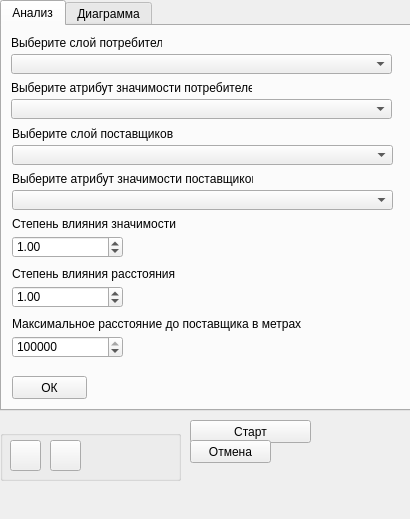
<?xml version="1.0" encoding="UTF-8"?>
<ui version="4.0">
 <class>GravityModelWidget</class>
 <widget class="QDockWidget" name="GravityModelWidget">
  <property name="enabled">
   <bool>true</bool>
  </property>
  <property name="geometry">
   <rect>
    <x>0</x>
    <y>0</y>
    <width>410</width>
    <height>519</height>
   </rect>
  </property>
  <property name="minimumSize">
   <size>
    <width>220</width>
    <height>130</height>
   </size>
  </property>
  <property name="maximumSize">
   <size>
    <width>410</width>
    <height>524287</height>
   </size>
  </property>
  <property name="styleSheet">
   <string notr="true"/>
  </property>
  <property name="windowTitle">
   <string>Гравитационная модель</string>
  </property>
  <widget class="QWidget" name="dockWidgetContents">
   <property name="enabled">
    <bool>true</bool>
   </property>
   <property name="maximumSize">
    <size>
     <width>1000</width>
     <height>16777215</height>
    </size>
   </property>
   <property name="mouseTracking">
    <bool>false</bool>
   </property>
   <widget class="QGroupBox" name="groupBox">
    <property name="geometry">
     <rect>
      <x>0</x>
      <y>430</y>
      <width>181</width>
      <height>51</height>
     </rect>
    </property>
    <property name="sizeIncrement">
     <size>
      <width>0</width>
      <height>0</height>
     </size>
    </property>
    <property name="mouseTracking">
     <bool>false</bool>
    </property>
    <property name="tabletTracking">
     <bool>false</bool>
    </property>
    <property name="autoFillBackground">
     <bool>true</bool>
    </property>
    <property name="title">
     <string/>
    </property>
    <property name="flat">
     <bool>false</bool>
    </property>
    <property name="checkable">
     <bool>false</bool>
    </property>
    <widget class="QPushButton" name="configure_button">
     <property name="geometry">
      <rect>
       <x>10</x>
       <y>10</y>
       <width>31</width>
       <height>31</height>
      </rect>
     </property>
     <property name="text">
      <string/>
     </property>
    </widget>
    <widget class="QPushButton" name="diagram_tool_button">
     <property name="geometry">
      <rect>
       <x>50</x>
       <y>10</y>
       <width>31</width>
       <height>31</height>
      </rect>
     </property>
     <property name="text">
      <string/>
     </property>
    </widget>
   </widget>
   <widget class="QPushButton" name="start_button">
    <property name="geometry">
     <rect>
      <x>190</x>
      <y>420</y>
      <width>121</width>
      <height>23</height>
     </rect>
    </property>
    <property name="text">
     <string>Старт</string>
    </property>
   </widget>
   <widget class="QPushButton" name="cancel_button">
    <property name="geometry">
     <rect>
      <x>190</x>
      <y>440</y>
      <width>81</width>
      <height>23</height>
     </rect>
    </property>
    <property name="text">
     <string>Отмена</string>
    </property>
   </widget>
   <widget class="QTabWidget" name="tabWidget">
    <property name="geometry">
     <rect>
      <x>0</x>
      <y>0</y>
      <width>411</width>
      <height>411</height>
     </rect>
    </property>
    <property name="tabPosition">
     <enum>QTabWidget::North</enum>
    </property>
    <property name="tabShape">
     <enum>QTabWidget::Rounded</enum>
    </property>
    <property name="currentIndex">
     <number>0</number>
    </property>
    <property name="documentMode">
     <bool>false</bool>
    </property>
    <property name="movable">
     <bool>true</bool>
    </property>
    <widget class="QWidget" name="tab_3">
     <attribute name="title">
      <string>Анализ</string>
     </attribute>
     <widget class="QLabel" name="label_significance_attr_3">
      <property name="geometry">
       <rect>
        <x>10</x>
        <y>145</y>
        <width>241</width>
        <height>16</height>
       </rect>
      </property>
      <property name="text">
       <string>&lt;html&gt;&lt;head/&gt;&lt;body&gt;&lt;p&gt;Выберите атрибут значимости  поставщиков&lt;/p&gt;&lt;/body&gt;&lt;/html&gt;</string>
      </property>
     </widget>
     <widget class="QLabel" name="label_distance_power_2">
      <property name="geometry">
       <rect>
        <x>10</x>
        <y>240</y>
        <width>274</width>
        <height>16</height>
       </rect>
      </property>
      <property name="text">
       <string>Степень влияния расстояния</string>
      </property>
     </widget>
     <widget class="QComboBox" name="comboBox_significance_attr_3">
      <property name="enabled">
       <bool>true</bool>
      </property>
      <property name="geometry">
       <rect>
        <x>9</x>
        <y>73</y>
        <width>381</width>
        <height>20</height>
       </rect>
      </property>
      <property name="contextMenuPolicy">
       <enum>Qt::NoContextMenu</enum>
      </property>
     </widget>
     <widget class="QPushButton" name="ok_button_2">
      <property name="geometry">
       <rect>
        <x>10</x>
        <y>350</y>
        <width>75</width>
        <height>23</height>
       </rect>
      </property>
      <property name="text">
       <string>ОК</string>
      </property>
     </widget>
     <widget class="QLabel" name="label_features_layer_3">
      <property name="geometry">
       <rect>
        <x>9</x>
        <y>9</y>
        <width>151</width>
        <height>16</height>
       </rect>
      </property>
      <property name="text">
       <string>Выберите слой потребителей</string>
      </property>
     </widget>
     <widget class="QComboBox" name="comboBox_significance_attr_4">
      <property name="enabled">
       <bool>true</bool>
      </property>
      <property name="geometry">
       <rect>
        <x>10</x>
        <y>164</y>
        <width>381</width>
        <height>20</height>
       </rect>
      </property>
      <property name="contextMenuPolicy">
       <enum>Qt::NoContextMenu</enum>
      </property>
     </widget>
     <widget class="QLabel" name="label_features_layer_4">
      <property name="geometry">
       <rect>
        <x>10</x>
        <y>100</y>
        <width>161</width>
        <height>16</height>
       </rect>
      </property>
      <property name="text">
       <string>Выберите слой поставщиков</string>
      </property>
     </widget>
     <widget class="QLabel" name="label_significance_power_2">
      <property name="geometry">
       <rect>
        <x>10</x>
        <y>190</y>
        <width>181</width>
        <height>16</height>
       </rect>
      </property>
      <property name="text">
       <string>Степень влияния значимости</string>
      </property>
     </widget>
     <widget class="QComboBox" name="comboBox_feature_layer_3">
      <property name="geometry">
       <rect>
        <x>9</x>
        <y>28</y>
        <width>381</width>
        <height>20</height>
       </rect>
      </property>
     </widget>
     <widget class="QLabel" name="label_significance_attr_4">
      <property name="geometry">
       <rect>
        <x>9</x>
        <y>54</y>
        <width>241</width>
        <height>16</height>
       </rect>
      </property>
      <property name="text">
       <string>&lt;html&gt;&lt;head/&gt;&lt;body&gt;&lt;p&gt;Выберите атрибут значимости потребителей&lt;/p&gt;&lt;/body&gt;&lt;/html&gt;</string>
      </property>
     </widget>
     <widget class="QComboBox" name="comboBox_feature_layer_4">
      <property name="geometry">
       <rect>
        <x>10</x>
        <y>119</y>
        <width>381</width>
        <height>20</height>
       </rect>
      </property>
     </widget>
     <widget class="QLabel" name="label_max_distance_2">
      <property name="geometry">
       <rect>
        <x>10</x>
        <y>290</y>
        <width>381</width>
        <height>16</height>
       </rect>
      </property>
      <property name="text">
       <string>Максимальное расстояние до поставщика в метрах</string>
      </property>
     </widget>
     <widget class="QSpinBox" name="spinBox_2">
      <property name="geometry">
       <rect>
        <x>10</x>
        <y>310</y>
        <width>111</width>
        <height>22</height>
       </rect>
      </property>
      <property name="maximum">
       <number>9999999</number>
      </property>
      <property name="value">
       <number>9999999</number>
      </property>
     </widget>
     <widget class="QDoubleSpinBox" name="doubleSpinBox_3">
      <property name="geometry">
       <rect>
        <x>10</x>
        <y>210</y>
        <width>111</width>
        <height>22</height>
       </rect>
      </property>
      <property name="value">
       <double>1.000000000000000</double>
      </property>
     </widget>
     <widget class="QDoubleSpinBox" name="doubleSpinBox_4">
      <property name="geometry">
       <rect>
        <x>10</x>
        <y>260</y>
        <width>111</width>
        <height>22</height>
       </rect>
      </property>
      <property name="value">
       <double>1.000000000000000</double>
      </property>
     </widget>
    </widget>
    <widget class="QWidget" name="tab_4">
     <attribute name="title">
      <string>Диаграмма</string>
     </attribute>
     <widget class="QWidget" name="verticalLayoutWidget_2">
      <property name="geometry">
       <rect>
        <x>0</x>
        <y>0</y>
        <width>401</width>
        <height>331</height>
       </rect>
      </property>
      <layout class="QVBoxLayout" name="layout_2"/>
     </widget>
     <widget class="QComboBox" name="comboBox_2">
      <property name="geometry">
       <rect>
        <x>70</x>
        <y>330</y>
        <width>111</width>
        <height>20</height>
       </rect>
      </property>
     </widget>
     <widget class="QLabel" name="label_2">
      <property name="geometry">
       <rect>
        <x>10</x>
        <y>330</y>
        <width>47</width>
        <height>13</height>
       </rect>
      </property>
      <property name="text">
       <string>Подписи:</string>
      </property>
     </widget>
     <widget class="QPushButton" name="export_button_2">
      <property name="geometry">
       <rect>
        <x>240</x>
        <y>330</y>
        <width>131</width>
        <height>31</height>
       </rect>
      </property>
      <property name="text">
       <string>Экспорт</string>
      </property>
     </widget>
    </widget>
   </widget>
  </widget>
 </widget>
 <resources/>
 <connections/>
</ui>
